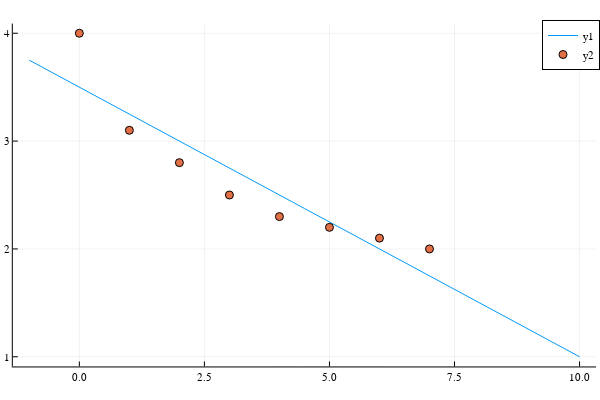

Source (notebook cell):
### Code cell
#Problem 2-a
A=[x ones(8,1)]
z=(A'A)\(A'y)
function f(x)
  return z[1]*x+z[2]
end
#calculate error vector and norm for part d
E=f.(x)-y
E_1=norm(E)
println(E_1)
#Plot graph
s=f.(t)
plot(t,s)
scatter!(x,y)

### Figure 1 — Plotly figure (JSON) as saved in the notebook; plotly's stock layout.template omitted (floating-point values rounded to 4 significant figures)
{"data": [{"xaxis": "x1", "colorbar": {"title": ""}, "yaxis": "y1", "x": [-1, -0.9, -0.8, -0.7, -0.6, -0.5, -0.4, -0.3, -0.2, -0.1, 0, 0.1, 0.2, 0.3, 0.4, 0.5, 0.6, 0.7, 0.8, 0.9, 1, 1.1, 1.2, 1.3, 1.4, 1.5, 1.6, 1.7, 1.8, 1.9, 2, 2.1, 2.2, 2.3, 2.4, 2.5, 2.6, 2.7, 2.8, 2.9, 3, 3.1, 3.2, 3.3, 3.4, 3.5, 3.6, 3.7, 3.8, 3.9, 4, 4.1, 4.2, 4.3, 4.4, 4.5, 4.6, 4.7, 4.8, 4.9, 5, 5.1, 5.2, 5.3, 5.4, 5.5, 5.6, 5.7, 5.8, 5.9, 6, 6.1, 6.2, 6.3, 6.4, 6.5, 6.6, 6.7, 6.8, 6.9, 7, 7.1, 7.2, 7.3, 7.4, 7.5, 7.6, 7.7, 7.8, 7.9, 8, 8.1, 8.2, 8.3, 8.4, 8.5, 8.6, 8.7, 8.8, 8.9, 9, 9.1, 9.2, 9.3, 9.4, 9.5, 9.6, 9.7, 9.8, 9.9, 10], "showlegend": true, "mode": "lines", "name": "y1", "zmin": null, "legendgroup": "y1", "zmax": null, "line": {"color": "rgba(0, 154, 250, 1.000)", "shape": "linear", "dash": "solid", "width": 1}, "y": [3.75, 3.725, 3.7, 3.675, 3.65, 3.625, 3.6, 3.575, 3.55, 3.525, 3.5, 3.475, 3.45, 3.425, 3.4, 3.375, 3.35, 3.325, 3.3, 3.275, 3.25, 3.225, 3.2, 3.175, 3.15, 3.125, 3.1, 3.075, 3.05, 3.025, 3, 2.975, 2.95, 2.925, 2.9, 2.875, 2.85, 2.825, 2.8, 2.775, 2.75, 2.725, 2.7, 2.675, 2.65, 2.625, 2.6, 2.575, 2.55, 2.525, 2.5, 2.475, 2.45, 2.425, 2.4, 2.375, 2.35, 2.325, 2.3, 2.275, 2.25, 2.225, 2.2, 2.175, 2.15, 2.125, 2.1, 2.075, 2.05, 2.025, 2, 1.975, 1.95, 1.925, 1.9, 1.875, 1.85, 1.825, 1.8, 1.775, 1.75, 1.725, 1.7, 1.675, 1.65, 1.625, 1.6, 1.575, 1.55, 1.525, 1.5, 1.475, 1.45, 1.425, 1.4, 1.375, 1.35, 1.325, 1.3, 1.275, 1.25, 1.225, 1.2, 1.175, 1.15, 1.125, 1.1, 1.075, 1.05, 1.025, 1.0], "type": "scatter"}, {"xaxis": "x1", "colorbar": {"title": ""}, "yaxis": "y1", "x": [0, 1, 2, 3, 4, 5, 6, 7], "showlegend": true, "mode": "markers", "name": "y2", "zmin": null, "legendgroup": "y2", "marker": {"symbol": "circle", "color": "rgba(227, 111, 71, 1.000)", "line": {"color": "rgba(0, 0, 0, 1.000)", "width": 1}, "size": 8}, "zmax": null, "y": [4, 3.1, 2.8, 2.5, 2.3, 2.2, 2.1, 2], "type": "scatter"}], "layout": {"showlegend": true, "xaxis": {"showticklabels": true, "gridwidth": 0.5, "tickvals": [0, 2.5, 5, 7.5, 10], "visible": true, "ticks": "inside", "range": [-1.33, 10.33], "domain": [0.02138, 0.9934], "tickmode": "array", "linecolor": "rgba(0, 0, 0, 1.000)", "showgrid": true, "title": "", "mirror": false, "tickangle": 0, "showline": true, "gridcolor": "rgba(0, 0, 0, 0.100)", "titlefont": {"color": "rgba(0, 0, 0, 1.000)", "family": "sans-serif", "size": 15}, "tickcolor": "rgb(0, 0, 0)", "ticktext": ["0.0", "2.5", "5.0", "7.5", "10.0"], "zeroline": false, "type": "-", "tickfont": {"color": "rgba(0, 0, 0, 1.000)", "family": "sans-serif", "size": 11}, "zerolinecolor": "rgba(0, 0, 0, 1.000)", "anchor": "y1"}, "paper_bgcolor": "rgba(255, 255, 255, 1.000)", "annotations": [], "height": 400, "margin": {"l": 0, "b": 20, "r": 0, "t": 20}, "plot_bgcolor": "rgba(255, 255, 255, 1.000)", "yaxis": {"showticklabels": true, "gridwidth": 0.5, "tickvals": [1, 2, 3, 4], "visible": true, "ticks": "inside", "range": [0.91, 4.09], "domain": [0.03762, 0.9902], "tickmode": "array", "linecolor": "rgba(0, 0, 0, 1.000)", "showgrid": true, "title": "", "mirror": false, "tickangle": 0, "showline": true, "gridcolor": "rgba(0, 0, 0, 0.100)", "titlefont": {"color": "rgba(0, 0, 0, 1.000)", "family": "sans-serif", "size": 15}, "tickcolor": "rgb(0, 0, 0)", "ticktext": ["1", "2", "3", "4"], "zeroline": false, "type": "-", "tickfont": {"color": "rgba(0, 0, 0, 1.000)", "family": "sans-serif", "size": 11}, "zerolinecolor": "rgba(0, 0, 0, 1.000)", "anchor": "x1"}, "legend": {"yanchor": "auto", "xanchor": "auto", "bordercolor": "rgba(0, 0, 0, 1.000)", "bgcolor": "rgba(255, 255, 255, 1.000)", "font": {"color": "rgba(0, 0, 0, 1.000)", "family": "sans-serif", "size": 11}, "tracegroupgap": 0, "y": 1, "borderwidth": 1, "traceorder": "normal", "x": 1}, "width": 600}}
